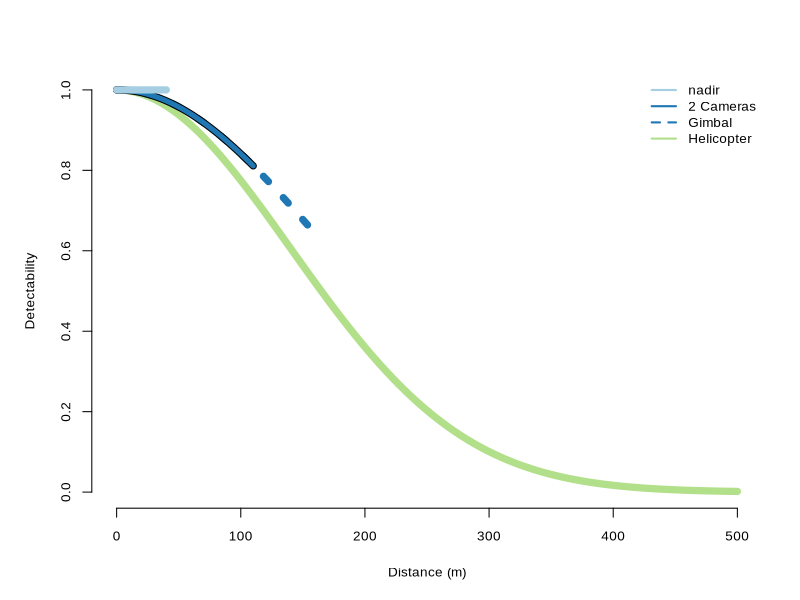

Write the R code that produced this figure.
# Load necessary library
library(grDevices)
library(RColorBrewer)
library(here)


# Function to compute detectability values
compute_detectability <- function(key.function, scale.param, shape.param, truncation) {
  distances <- seq(0, truncation, length.out = 100)
  if (key.function == "hn") {
    detectability <- exp(-distances^2 / (2 * scale.param^2))
  } else if (key.function == "uf") {
    detectability <- rep(scale.param, length(distances))
  } else {
    stop("Unsupported key function")
  }
  data.frame(distance = distances, detectability = detectability)
}

# Generate data for each detection function
detect_H_data <- compute_detectability("hn", 140, NULL, 500)
detect_FW2_data <- compute_detectability("hn", 170, NULL, 110)
detect_FWG_data <- compute_detectability("hn", 170, NULL, 155)
detect_uf_data <- compute_detectability("uf", 1, NULL, 40)


# Define custom colors
custom_colors <- c("#a6cee3", "#1f78b4", "#1f78b4", "#b2df8a")


# Set the output file path using the here package
output_path <- here("Output", "Plots", "detectability_plot.tiff")

# Open a TIFF device
tiff(filename = output_path, width = 2250, height = 1125, units = "px", res = 300)

# Set graphical parameters for A4 size
par(mar = c(5, 5, 4, 2) + 0.1, cex = 0.9, cex.lab = 0.9, cex.axis = 0.9, lwd = 1, bty = "n", family = "Arial")

# Plot the data
plot(detect_H_data$distance, detect_H_data$detectability, type = "l", col = custom_colors[4], lwd = 7, xlim = c(0, 500), ylim = c(0, 1), xlab = "Distance (m)", ylab = "Detectability")
lines(detect_FWG_data$distance, detect_FWG_data$detectability, col = custom_colors[3], lwd = 7, lty = 3) # Dotted line
lines(detect_FW2_data$distance, detect_FW2_data$detectability, col = 'black', lwd = 7) # Shadow
lines(detect_FW2_data$distance, detect_FW2_data$detectability, col = custom_colors[2], lwd = 5)
lines(detect_uf_data$distance, detect_uf_data$detectability, col = custom_colors[1], lwd = 7)


# Add a legend
legend("topright", legend = c("nadir", "2 Cameras", "Gimbal", "Helicopter"), col = custom_colors, lty = c(1, 1, 2, 1), lwd = 2, cex = 0.9, box.lwd = 1, box.col = "NA", bg = "white")



# Close the TIFF device
dev.off()
